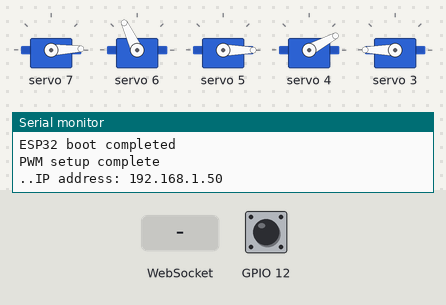
Recording of a sketch running on a simulated ESP32. On the bench: 5 × servo, the last lines printed to the serial monitor. Inputs (shaded band) come from the test bench; at power-on: GPIO 12 HIGH. WiFi joins after 1.5 s; servers stay silent unless stated.

Above: at 3.2 s.
3.3 s: WebSocket text "4095" received
At 3.8 s:
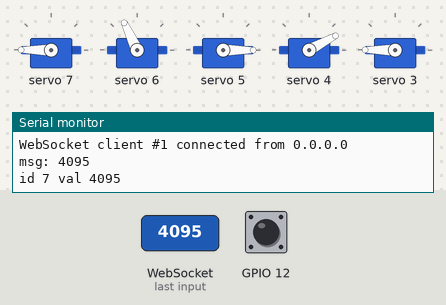
4.8 s: WebSocket text "200" received
At 6.0 s:
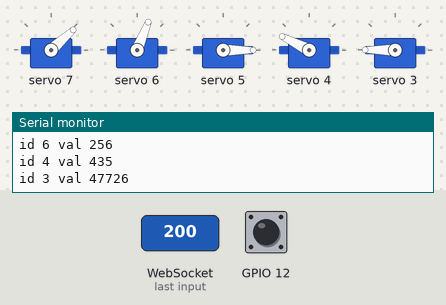
6.3 s: WebSocket text "5" received
At 7.3 s:
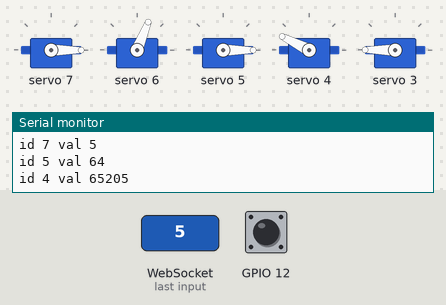
7.8 s: WebSocket text "4095" received
At 8.4 s:
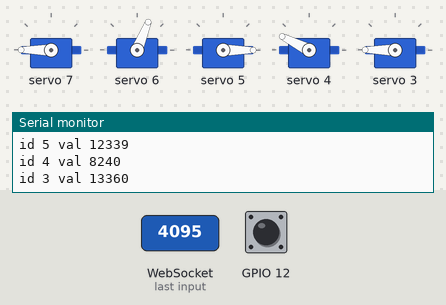
9.3 s: WebSocket text "200" received
At 10.5 s:
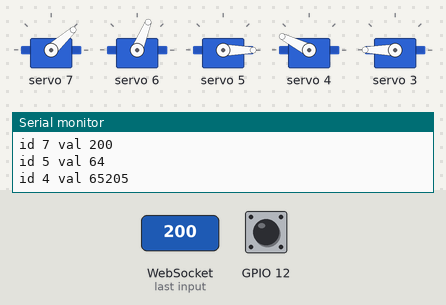
10.8 s: WebSocket text "90" received
At 11.9 s:
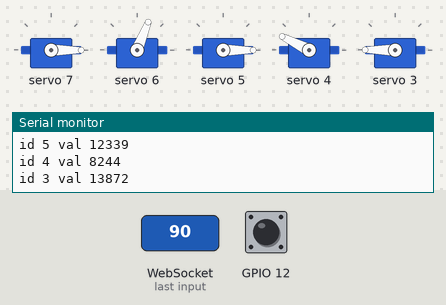
Timing chart, 0 to 13.3 s (numbered marks = the images above; inputs shaded):
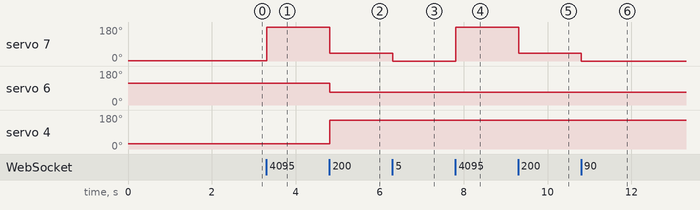

The sketch:

armws.ino
```cpp
#include <WiFi.h>
#include <DNSServer.h>
#include <WiFiUdp.h>
#include <ArduinoOTA.h>
#include <AsyncTCP.h>
#include <ESPAsyncWebServer.h>
#include <Adafruit_PWMServoDriver.h>

// AP config
const char *ssid = "L2hdt";
const char *password = "272705864";
const char *hostname = "bot.io";
const byte DNS_PORT = 53;
IPAddress apIP(192, 168, 4, 1);

// WiFi type
bool connect_to_AP = true;

// PWM control object
Adafruit_PWMServoDriver pwm = Adafruit_PWMServoDriver();

// Conveyor belt status
// running = true, stop = false
bool belt_status = false;

// Server objects
AsyncWebServer server(80);
AsyncWebSocket ws("/ws");
DNSServer dnsServer;

// Function prototype
bool connectWiFi();
void onEvent(AsyncWebSocket *server, AsyncWebSocketClient *client, AwsEventType type, void *arg, uint8_t *data, size_t len);
void handleWebSocketMessage(void *arg, uint8_t *data, size_t len);

void setup() {
  // Init serial
  Serial.begin(115200);
  Serial.println("ESP32 boot completed");

  // Init PCA9685
  pwm.begin();
  pwm.setOscillatorFrequency(27000000);
  pwm.setPWMFreq(50);

  // Set init servo position to default value
  pwm.setPWM(7, 0, 115);
  pwm.setPWM(6, 0, 354);
  pwm.setPWM(5, 0, 72);
  pwm.setPWM(4, 0, 170);
  pwm.setPWM(3, 0, 500);

  // Motor
  pwm.setPWM(8, 0, 0);
  pwm.setPWM(9, 0, 0);

  Serial.println("PWM setup complete");

  // Init E18
  pinMode(12, INPUT);

  // Set device hostname
  WiFi.setHostname(hostname);

  // Connect to WiFi
  // If cannot connect, then create an AP
  WiFi.setTxPower(WIFI_POWER_19_5dBm);
  if(!connectWiFi()) {
    // Cannot connect, create AP
    connect_to_AP = false;
    WiFi.mode(WIFI_AP);
    WiFi.softAPConfig(apIP, apIP, IPAddress(255, 255, 255, 0));
    WiFi.softAP(ssid, password);

    // Print IP address
    Serial.print("IP address: ");
    Serial.println(WiFi.softAPIP());
  } else {
    // Print IP address
    Serial.print("IP address: ");
    Serial.println(WiFi.localIP());
  }

  // Start DNS server
  dnsServer.start(DNS_PORT, "*", apIP);

  // Init WebSocket
  ws.onEvent(onEvent);
  server.addHandler(&ws);

  // Start Webserver
  server.on("/", HTTP_GET, [](AsyncWebServerRequest *request) {
    request->send_P(200, "text/plain", "Everything is up. You should connect to ws now.");
  });

  server.begin();

  // ArduinoOTA
  ArduinoOTA
    .onStart([]() {
      String type;
      if (ArduinoOTA.getCommand() == U_FLASH)
        type = "sketch";
      else // U_SPIFFS
        type = "filesystem";

      // NOTE: if updating SPIFFS this would be the place to unmount SPIFFS using SPIFFS.end()
      Serial.println("Start updating " + type);
    })
    .onEnd([]() {
      Serial.println("\nEnd");
    })
    .onProgress([](unsigned int progress, unsigned int total) {
      Serial.printf("Progress: %u%%\r", (progress / (total / 100)));
    })
    .onError([](ota_error_t error) {
      Serial.printf("Error[%u]: ", error);
      if (error == OTA_AUTH_ERROR) Serial.println("Auth Failed");
      else if (error == OTA_BEGIN_ERROR) Serial.println("Begin Failed");
      else if (error == OTA_CONNECT_ERROR) Serial.println("Connect Failed");
      else if (error == OTA_RECEIVE_ERROR) Serial.println("Receive Failed");
      else if (error == OTA_END_ERROR) Serial.println("End Failed");
    });

  ArduinoOTA.begin();
}

void loop() {
  // Auto connect back to WiFi if disconnected
  if (WiFi.status() != WL_CONNECTED && connect_to_AP) {
    connectWiFi();
  }

  // Send message if both conditions are met:
  // - an object is present (when the signal on pin 12 is LOW)
  // - conveyor belt is running
  if (!digitalRead(12) && belt_status) {
    ws.textAll("found");
    //pwm.setPWM(8, 0, 0);
    //pwm.setPWM(9, 0, 0);
    belt_status = false;
  }

  // Handle ArduinoOTA
  ArduinoOTA.handle();

  // Clean up ws client
  ws.cleanupClients();

  // Process DNS request
  dnsServer.processNextRequest();
}

bool connectWiFi() {
  uint8_t timeout = 10;

  // Connect to WiFi AP
  WiFi.begin(ssid, password);

  // Wait for connection, 5s timeout
  do {
    delay(1000);
    Serial.print(".");
    timeout--;
  } while (timeout && WiFi.status() != WL_CONNECTED);

  return WiFi.status() == WL_CONNECTED;
}

void onEvent(AsyncWebSocket *server, AsyncWebSocketClient *client, AwsEventType type, void *arg, uint8_t *data, size_t len) {
  switch (type) {
    case WS_EVT_CONNECT:
      Serial.printf("WebSocket client #%u connected from %s\n", client->id(), client->remoteIP().toString().c_str());
      break;
    case WS_EVT_DISCONNECT:
      Serial.printf("WebSocket client #%u disconnected\n", client->id());
      break;
    case WS_EVT_DATA:
      handleWebSocketMessage(arg, data, len);
      break;
    default:
      break;
  }
}

void handleWebSocketMessage(void *arg, uint8_t *data, size_t len) {
  AwsFrameInfo *info = (AwsFrameInfo *)arg;
  if (info->final && info->index == 0 && info->len == len && info->opcode == WS_TEXT) {
    data[len] = 0;

    Serial.print("msg: ");
    Serial.println((char *)data);

    char *token;
    uint16_t vals[7];

    // Parse
    token = strtok((char *)data, ",");
    int i = 6;
    while (token != NULL && i >= 0) {
      vals[i] = atoi(token);
      token = strtok(NULL, ",");
      i--;
    }

    for (int id = 7; id >= 3; id--) {
      uint16_t v = vals[id - 1];
      if (v >= 1) {
        Serial.print("id ");
        Serial.print(id);
        Serial.print(" val ");
        Serial.println(v);
        pwm.setPWM(id, 0, v);
      }
    }

    pwm.setPWM(8, 0, vals[0]);
    pwm.setPWM(9, 0, vals[1]);

    // Change conveyor belt status if it starts moving
    // If sum != 4095 -> still moving, but not trigger proximity sensor. Useful for removing unwanted objects without getting detected multiple times
    if ((vals[0] + vals[1]) == 4095) {
      belt_status = true;
    }

    ws.textAll(String("success"));
  }
}
```

Measured:
- after the input at 3.3 s, servo 7: 2° → 180° at once
- after the input at 4.8 s, servo 7: 180° → 42° at once; servo 6: 115° → 68° at once; servo 4: 28° → 153° at once
- after the input at 6.3 s, servo 7: 42° → 0° at once
- after the input at 7.8 s, servo 7: 0° → 180° at once
- after the input at 9.3 s, servo 7: 180° → 42° at once
- after the input at 10.8 s, servo 7: 42° → 0° at once
